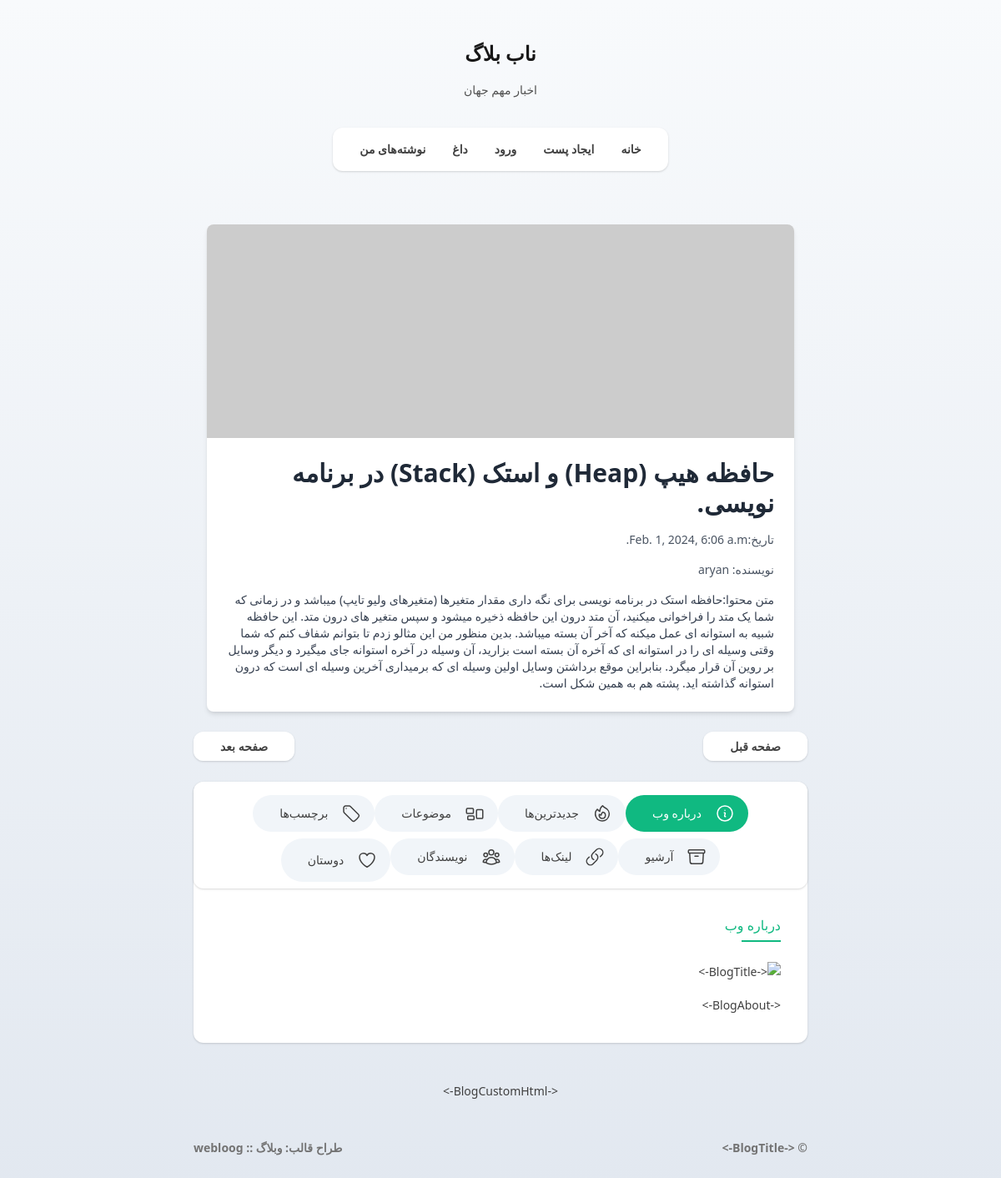
Screenshot of /account/post/1 with the database file from the repository.
### blog/models.py (models this page shows, shortened)
class Post(models.Model):
    title = models.CharField(max_length=50)
    body = models.TextField()
    creat_date = models.DateTimeField(auto_now_add=True)
    updat_date = models.DateTimeField(auto_now=True)
    creator = models.ForeignKey(User, on_delete=models.CASCADE)

### account/models.py (models this page shows)
class User(AbstractUser):
    phone = models.CharField(max_length=10,)
    birth = models.DateField(null=True, blank=True)

### blog/views.py (the view)
# urls.py: path('post/<int:pk>', PostView.as_view(), name='PostView'),
class PostView(DeleteView):
    queryset = Post.objects.all()
    context_object_name = 'post'
    template_name = 'blog/post_view.html'

### templates/blog/post_view.html
{% extends "base.html"%}
{% block content %}
<link href="https://cdn.jsdelivr.net/npm/tailwindcss@2.2.19/dist/tailwind.min.css" rel="stylesheet">
    <div class="max-w-4xl mx-auto px-4 py-8">
        <div class="bg-white shadow-md rounded-lg overflow-hidden">
            <div class="relative h-64 bg-cover bg-center" style="background-image: url('https://via.placeholder.com/800x400')">
            </div>
            <div class="p-6">
                <h2 class="text-3xl font-semibold text-gray-800">{{post.title}}</h2>
                <p class="mt-4 text-gray-600">تاریخ:{{post.updat_date}}</p>
                <p class="mt-4 text-gray-600">نویسنده: {{post.creator}}</p>
                <p class="mt-4 text-gray-700">متن محتوا:{{post.body}}</p>
            </div>
        </div>
    </div>
{% endblock %}

### templates/base.html (style rules this page uses)
*,:after,:before { box-sizing:border-box;border:0 solid #e5e7eb }
:after,:before { --tw-content:"" }
html { line-height:1.5;-webkit-text-size-adjust:100%;-moz-tab-size:4;-o-tab-size:4;tab-size:4;font-family:Samim,sans-serif;font-feature-settings:normal }
body { margin:0;line-height:inherit }
h1,h2,h3,h4,h5,h6 { font-size:inherit;font-weight:inherit }
blockquote,dd,dl,figure,h1,h2,h3,h4,h5,h6,hr,p,pre { margin:0 }
*,::backdrop,:after,:before { --tw-border-spacing-x:0;--tw-border-spacing-y:0;--tw-translate-x:0;--tw-translate-y:0;--tw-rotate:0;--tw-skew-x:0;--tw-skew-y:0;--tw-scale-x:1;--tw-scale-y:1;--tw-pan-x: ;--tw-pan-y: ;--tw-pinch-zoom: ;--tw-scroll-snap-strictness:proximity;--tw-ordinal: ;--tw-slashed-zero: ;--tw-numeric-figure: ;--tw-numeric-spacing: ;--tw-numeric-fraction: ;--tw-ring-inset: ;--tw-ring-offset-width:0px;--tw-ring-offset-color:#fff;--tw-ring-color:#3b82f680;--tw-ring-offset-shadow:0 0 #0000;--tw-ring-shadow:0 0 #0000;--tw-shadow:0 0 #0000;--tw-shadow-colored:0 0 #0000;--tw-blur: ;--tw-brightness: ;--tw-contrast: ;--tw-grayscale: ;--tw-hue-rotate: ;--tw-invert: ;--tw-saturate: ;--tw-sepia: ;--tw-drop-shadow: ;--tw-backdrop-blur: ;--tw-backdrop-brightness: ;--tw-backdrop-contrast: ;--tw-backdrop-grayscale: ;--tw-backdrop-hue-rotate: ;--tw-backdrop-invert: ;--tw-backdrop-opacity: ;--tw-backdrop-saturate: ;--tw-backdrop-sepia: }
.relative { position:relative }
.mx-auto { margin-left:auto;margin-right:auto }
.scroll-smooth { scroll-behavior:smooth }
.bg-slate-50 { --tw-bg-opacity:1;background-color:rgb(248 250 252/var(--tw-bg-opacity)) }
.bg-white { --tw-bg-opacity:1;background-color:rgb(255 255 255/var(--tw-bg-opacity)) }
.bg-gradient-to-b { background-image:linear-gradient(to bottom,var(--tw-gradient-stops)) }
.from-slate-50 { --tw-gradient-from:#f8fafc;--tw-gradient-to:#f8fafc00;--tw-gradient-stops:var(--tw-gradient-from),var(--tw-gradient-to) }
.to-slate-200 { --tw-gradient-to:#e2e8f0 }
.text-sm { font-size:.875rem;line-height:1.25rem }
.font-semibold { font-weight:600 }
.text-neutral-700 { --tw-text-opacity:1;color:rgb(64 64 64/var(--tw-text-opacity)) }

### rows the page displays
Post: title "حافظه هیپ (Heap) و استک (Stack) در برنامه نویسی.", updat_date "Feb. 1, 2024, 6:06 a.m.", creator "aryan", body "حافظه استک در برنامه نویسی برای نگه داری مقدار متغیرها (متغیرهای ولیو تایپ) میباشد و در زمانی که شما یک متد را فراخوانی میکنید، آن متد درون این حافظه ذخیره میشود و سپس متغیر های درون متد. این حافظه شبیه به استوانه ای عمل میکنه که آخر آن بسته میباشد. بدین منظور من این مثالو زدم تا بتوانم شفاف کنم که شما وقتی وسیله ای را در استوانه ای که آخره آن بسته است بزارید، آن وسیله در آخره استوانه جای میگیرد و دیگر وسایل بر روین آن قرار میگرد. بنابراین موقع برداشتن وسایل اولین وسیله ای که برمیداری آخرین وسیله ای است که درون استوانه گذاشته اید. پشته هم به همین شکل است."
